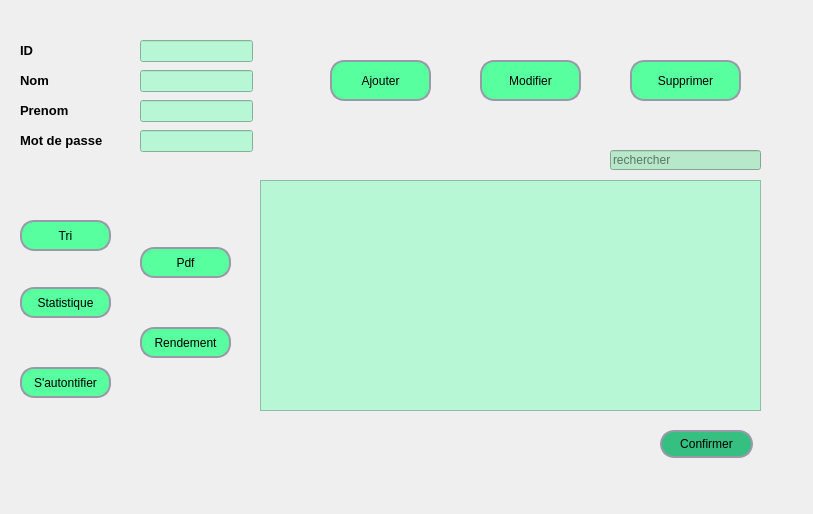
<?xml version="1.0" encoding="UTF-8"?>
<ui version="4.0">
 <class>Dialog</class>
 <widget class="QDialog" name="Dialog">
  <property name="geometry">
   <rect>
    <x>0</x>
    <y>0</y>
    <width>813</width>
    <height>514</height>
   </rect>
  </property>
  <property name="windowTitle">
   <string>Dialog</string>
  </property>
  <widget class="QPushButton" name="pushButton_4">
   <property name="geometry">
    <rect>
     <x>20</x>
     <y>287</y>
     <width>91</width>
     <height>31</height>
    </rect>
   </property>
   <property name="styleSheet">
    <string notr="true">QPushButton {
	background-color: rgb(88, 255, 158);
	border-style: solid;
	border-width: 2px;
	border-color: #9999aa;
	border-radius: 14px;
	color: black;
	/*background-color: qlineargradient(spread:pad, x1:0.5, y1:0, x2:0.5, y2:1, stop:0 rgba(0, 0, 255, 255), stop:1 rgba(255, 255, 255, 255));*/
}


QPushButton:pressed {
	background-color: qlineargradient(spread:pad, x1:0.5, y1:0, x2:0.5, y2:1, stop:0 rgba(0, 255, 255, 255), stop:1 rgba(255, 255, 255, 255));
		color: #fffffe;
}


QPushButton:hover:!pressed {
	background-color: qlineargradient(spread:pad, x1:0.5, y1:0, x2:0.5, y2:1, stop:0 rgba(255, 0, 255, 255), stop:1 rgba(255, 255, 255, 255));
		color: #0c2f70;
}

QPushButton:disabled {
		background-color: #aaaaaa;
		color: #ffffff;
}</string>
   </property>
   <property name="text">
    <string>Statistique</string>
   </property>
   <property name="icon">
    <iconset>
     <normaloff>../../AppData/Downloads/1170718.png</normaloff>../../AppData/Downloads/1170718.png</iconset>
   </property>
   <property name="iconSize">
    <size>
     <width>20</width>
     <height>20</height>
    </size>
   </property>
  </widget>
  <widget class="QLineEdit" name="lineEdit_4">
   <property name="geometry">
    <rect>
     <x>140</x>
     <y>100</y>
     <width>113</width>
     <height>22</height>
    </rect>
   </property>
   <property name="styleSheet">
    <string notr="true">background-color: rgb(184, 247, 213);

</string>
   </property>
  </widget>
  <widget class="QPushButton" name="pushButton_12">
   <property name="geometry">
    <rect>
     <x>20</x>
     <y>220</y>
     <width>91</width>
     <height>31</height>
    </rect>
   </property>
   <property name="styleSheet">
    <string notr="true">QPushButton {
	background-color: rgb(88, 255, 158);
	border-style: solid;
	border-width: 2px;
	border-color: #9999aa;
	border-radius: 14px;
	color: black;
	/*background-color: qlineargradient(spread:pad, x1:0.5, y1:0, x2:0.5, y2:1, stop:0 rgba(0, 0, 255, 255), stop:1 rgba(255, 255, 255, 255));*/
}


QPushButton:pressed {
	background-color: qlineargradient(spread:pad, x1:0.5, y1:0, x2:0.5, y2:1, stop:0 rgba(0, 255, 255, 255), stop:1 rgba(255, 255, 255, 255));
		color: #fffffe;
}


QPushButton:hover:!pressed {
	background-color: qlineargradient(spread:pad, x1:0.5, y1:0, x2:0.5, y2:1, stop:0 rgba(255, 0, 255, 255), stop:1 rgba(255, 255, 255, 255));
		color: #0c2f70;
}

QPushButton:disabled {
		background-color: #aaaaaa;
		color: #ffffff;
}</string>
   </property>
   <property name="text">
    <string>Tri</string>
   </property>
   <property name="icon">
    <iconset>
     <normaloff>../../AppData/Downloads/271743198_464449928646161_2550356874147298555_n.png</normaloff>../../AppData/Downloads/271743198_464449928646161_2550356874147298555_n.png</iconset>
   </property>
   <property name="iconSize">
    <size>
     <width>25</width>
     <height>25</height>
    </size>
   </property>
  </widget>
  <widget class="QPushButton" name="pushButton_6">
   <property name="geometry">
    <rect>
     <x>140</x>
     <y>327</y>
     <width>91</width>
     <height>31</height>
    </rect>
   </property>
   <property name="styleSheet">
    <string notr="true">QPushButton {
	background-color: rgb(88, 255, 158);
	border-style: solid;
	border-width: 2px;
	border-color: #9999aa;
	border-radius: 14px;
	color: black;
	/*background-color: qlineargradient(spread:pad, x1:0.5, y1:0, x2:0.5, y2:1, stop:0 rgba(0, 0, 255, 255), stop:1 rgba(255, 255, 255, 255));*/
}


QPushButton:pressed {
	background-color: qlineargradient(spread:pad, x1:0.5, y1:0, x2:0.5, y2:1, stop:0 rgba(0, 255, 255, 255), stop:1 rgba(255, 255, 255, 255));
		color: #fffffe;
}


QPushButton:hover:!pressed {
	background-color: qlineargradient(spread:pad, x1:0.5, y1:0, x2:0.5, y2:1, stop:0 rgba(255, 0, 255, 255), stop:1 rgba(255, 255, 255, 255));
		color: #0c2f70;
}

QPushButton:disabled {
		background-color: #aaaaaa;
		color: #ffffff;
}
</string>
   </property>
   <property name="text">
    <string>Rendement</string>
   </property>
   <property name="icon">
    <iconset>
     <normaloff>../../AppData/Downloads/32223.png</normaloff>../../AppData/Downloads/32223.png</iconset>
   </property>
   <property name="iconSize">
    <size>
     <width>20</width>
     <height>20</height>
    </size>
   </property>
  </widget>
  <widget class="QPushButton" name="pushButton_10">
   <property name="geometry">
    <rect>
     <x>630</x>
     <y>60</y>
     <width>111</width>
     <height>41</height>
    </rect>
   </property>
   <property name="styleSheet">
    <string notr="true">QPushButton {
	background-color: rgb(88, 255, 158);
	border-style: solid;
	border-width: 2px;
	border-color: #9999aa;
	border-radius: 14px;
	color: black;
	/*background-color: qlineargradient(spread:pad, x1:0.5, y1:0, x2:0.5, y2:1, stop:0 rgba(0, 0, 255, 255), stop:1 rgba(255, 255, 255, 255));*/
}


QPushButton:pressed {
	background-color: qlineargradient(spread:pad, x1:0.5, y1:0, x2:0.5, y2:1, stop:0 rgba(0, 255, 255, 255), stop:1 rgba(255, 255, 255, 255));
		color: #fffffe;
}


QPushButton:hover:!pressed {
	background-color: qlineargradient(spread:pad, x1:0.5, y1:0, x2:0.5, y2:1, stop:0 rgba(255, 0, 255, 255), stop:1 rgba(255, 255, 255, 255));
		color: #0c2f70;
}

QPushButton:disabled {
		background-color: #aaaaaa;
		color: #ffffff;
}</string>
   </property>
   <property name="text">
    <string>Supprimer</string>
   </property>
   <property name="icon">
    <iconset>
     <normaloff>../../AppData/Downloads/121113.png</normaloff>../../AppData/Downloads/121113.png</iconset>
   </property>
   <property name="iconSize">
    <size>
     <width>20</width>
     <height>20</height>
    </size>
   </property>
  </widget>
  <widget class="QPushButton" name="pushButton_7">
   <property name="geometry">
    <rect>
     <x>20</x>
     <y>367</y>
     <width>91</width>
     <height>31</height>
    </rect>
   </property>
   <property name="styleSheet">
    <string notr="true">QPushButton {
	background-color: rgb(88, 255, 158);
	border-style: solid;
	border-width: 2px;
	border-color: #9999aa;
	border-radius: 14px;
	color: black;
	/*background-color: qlineargradient(spread:pad, x1:0.5, y1:0, x2:0.5, y2:1, stop:0 rgba(0, 0, 255, 255), stop:1 rgba(255, 255, 255, 255));*/
}


QPushButton:pressed {
	background-color: qlineargradient(spread:pad, x1:0.5, y1:0, x2:0.5, y2:1, stop:0 rgba(0, 255, 255, 255), stop:1 rgba(255, 255, 255, 255));
		color: #fffffe;
}


QPushButton:hover:!pressed {
	background-color: qlineargradient(spread:pad, x1:0.5, y1:0, x2:0.5, y2:1, stop:0 rgba(255, 0, 255, 255), stop:1 rgba(255, 255, 255, 255));
		color: #0c2f70;
}

QPushButton:disabled {
		background-color: #aaaaaa;
		color: #ffffff;
}</string>
   </property>
   <property name="text">
    <string>S'autontifier</string>
   </property>
   <property name="icon">
    <iconset>
     <normaloff>../../AppData/Downloads/1564334.png</normaloff>../../AppData/Downloads/1564334.png</iconset>
   </property>
   <property name="iconSize">
    <size>
     <width>23</width>
     <height>23</height>
    </size>
   </property>
  </widget>
  <widget class="QPushButton" name="pushButton_3">
   <property name="geometry">
    <rect>
     <x>140</x>
     <y>247</y>
     <width>91</width>
     <height>31</height>
    </rect>
   </property>
   <property name="styleSheet">
    <string notr="true">QPushButton {
	background-color: rgb(88, 255, 158);
	border-style: solid;
	border-width: 2px;
	border-color: #9999aa;
	border-radius: 14px;
	color: black;
	/*background-color: qlineargradient(spread:pad, x1:0.5, y1:0, x2:0.5, y2:1, stop:0 rgba(0, 0, 255, 255), stop:1 rgba(255, 255, 255, 255));*/
}


QPushButton:pressed {
	background-color: qlineargradient(spread:pad, x1:0.5, y1:0, x2:0.5, y2:1, stop:0 rgba(0, 255, 255, 255), stop:1 rgba(255, 255, 255, 255));
		color: #fffffe;
}


QPushButton:hover:!pressed {
	background-color: qlineargradient(spread:pad, x1:0.5, y1:0, x2:0.5, y2:1, stop:0 rgba(255, 0, 255, 255), stop:1 rgba(255, 255, 255, 255));
		color: #0c2f70;
}

QPushButton:disabled {
		background-color: #aaaaaa;
		color: #ffffff;
}</string>
   </property>
   <property name="text">
    <string>Pdf</string>
   </property>
   <property name="icon">
    <iconset>
     <normaloff>../../AppData/Downloads/PDF_file_icon.svg.png</normaloff>../../AppData/Downloads/PDF_file_icon.svg.png</iconset>
   </property>
   <property name="iconSize">
    <size>
     <width>20</width>
     <height>20</height>
    </size>
   </property>
  </widget>
  <widget class="QLineEdit" name="lineEdit_9">
   <property name="geometry">
    <rect>
     <x>610</x>
     <y>150</y>
     <width>151</width>
     <height>20</height>
    </rect>
   </property>
   <property name="styleSheet">
    <string notr="true">background-color: rgb(183, 232, 201);
</string>
   </property>
   <property name="placeholderText">
    <string>rechercher</string>
   </property>
  </widget>
  <widget class="QPushButton" name="pushButton_9">
   <property name="geometry">
    <rect>
     <x>480</x>
     <y>60</y>
     <width>101</width>
     <height>41</height>
    </rect>
   </property>
   <property name="styleSheet">
    <string notr="true">QPushButton {
	background-color: rgb(88, 255, 158);
	border-style: solid;
	border-width: 2px;
	border-color: #9999aa;
	border-radius: 14px;
	color: black;
	/*background-color: qlineargradient(spread:pad, x1:0.5, y1:0, x2:0.5, y2:1, stop:0 rgba(0, 0, 255, 255), stop:1 rgba(255, 255, 255, 255));*/
}


QPushButton:pressed {
	background-color: qlineargradient(spread:pad, x1:0.5, y1:0, x2:0.5, y2:1, stop:0 rgba(0, 255, 255, 255), stop:1 rgba(255, 255, 255, 255));
		color: #fffffe;
}


QPushButton:hover:!pressed {
	background-color: qlineargradient(spread:pad, x1:0.5, y1:0, x2:0.5, y2:1, stop:0 rgba(255, 0, 255, 255), stop:1 rgba(255, 255, 255, 255));
		color: #0c2f70;
}

QPushButton:disabled {
		background-color: #aaaaaa;
		color: #ffffff;
}</string>
   </property>
   <property name="text">
    <string>Modifier</string>
   </property>
   <property name="icon">
    <iconset>
     <normaloff>../../AppData/Downloads/45706.png</normaloff>../../AppData/Downloads/45706.png</iconset>
   </property>
   <property name="iconSize">
    <size>
     <width>20</width>
     <height>20</height>
    </size>
   </property>
  </widget>
  <widget class="QPushButton" name="pushButton_8">
   <property name="geometry">
    <rect>
     <x>330</x>
     <y>60</y>
     <width>101</width>
     <height>41</height>
    </rect>
   </property>
   <property name="styleSheet">
    <string notr="true">QPushButton {
	background-color: rgb(88, 255, 158);
	border-style: solid;
	border-width: 2px;
	border-color: #9999aa;
	border-radius: 14px;
	color: black;
	/*background-color: qlineargradient(spread:pad, x1:0.5, y1:0, x2:0.5, y2:1, stop:0 rgba(0, 0, 255, 255), stop:1 rgba(255, 255, 255, 255));*/
}


QPushButton:pressed {
	background-color: qlineargradient(spread:pad, x1:0.5, y1:0, x2:0.5, y2:1, stop:0 rgba(0, 255, 255, 255), stop:1 rgba(255, 255, 255, 255));
		color: #fffffe;
}


QPushButton:hover:!pressed {
	background-color: qlineargradient(spread:pad, x1:0.5, y1:0, x2:0.5, y2:1, stop:0 rgba(255, 0, 255, 255), stop:1 rgba(255, 255, 255, 255));
		color: #0c2f70;
}

QPushButton:disabled {
		background-color: #aaaaaa;
		color: #ffffff;
}</string>
   </property>
   <property name="text">
    <string>Ajouter</string>
   </property>
   <property name="icon">
    <iconset>
     <normaloff>../../AppData/Downloads/64579.png</normaloff>../../AppData/Downloads/64579.png</iconset>
   </property>
   <property name="iconSize">
    <size>
     <width>20</width>
     <height>20</height>
    </size>
   </property>
  </widget>
  <widget class="QLabel" name="label_3">
   <property name="geometry">
    <rect>
     <x>20</x>
     <y>120</y>
     <width>121</width>
     <height>41</height>
    </rect>
   </property>
   <property name="text">
    <string>&lt;html&gt;&lt;head/&gt;&lt;body&gt;&lt;p&gt;&lt;span style=&quot; font-size:10pt; font-weight:600;&quot;&gt;Mot de passe&lt;/span&gt;&lt;/p&gt;&lt;/body&gt;&lt;/html&gt;</string>
   </property>
  </widget>
  <widget class="QLabel" name="label">
   <property name="geometry">
    <rect>
     <x>20</x>
     <y>70</y>
     <width>51</width>
     <height>21</height>
    </rect>
   </property>
   <property name="text">
    <string>&lt;html&gt;&lt;head/&gt;&lt;body&gt;&lt;p&gt;&lt;span style=&quot; font-size:10pt; font-weight:600; color:#000000;&quot;&gt;Nom&lt;/span&gt;&lt;/p&gt;&lt;/body&gt;&lt;/html&gt;</string>
   </property>
  </widget>
  <widget class="QLineEdit" name="lineEdit_3">
   <property name="geometry">
    <rect>
     <x>140</x>
     <y>130</y>
     <width>113</width>
     <height>22</height>
    </rect>
   </property>
   <property name="styleSheet">
    <string notr="true">background-color: rgb(184, 247, 213);
</string>
   </property>
  </widget>
  <widget class="QLineEdit" name="lineEdit">
   <property name="geometry">
    <rect>
     <x>140</x>
     <y>40</y>
     <width>113</width>
     <height>22</height>
    </rect>
   </property>
   <property name="styleSheet">
    <string notr="true">
background-color: rgb(184, 247, 213);


</string>
   </property>
  </widget>
  <widget class="QTableView" name="tableView">
   <property name="geometry">
    <rect>
     <x>260</x>
     <y>180</y>
     <width>501</width>
     <height>231</height>
    </rect>
   </property>
   <property name="styleSheet">
    <string notr="true">background-color: rgb(183, 232, 201);
background-color: rgb(184, 247, 213);
</string>
   </property>
  </widget>
  <widget class="QLineEdit" name="lineEdit_2">
   <property name="geometry">
    <rect>
     <x>140</x>
     <y>70</y>
     <width>113</width>
     <height>22</height>
    </rect>
   </property>
   <property name="styleSheet">
    <string notr="true">
background-color: rgb(184, 247, 213);

</string>
   </property>
  </widget>
  <widget class="QLabel" name="label_2">
   <property name="geometry">
    <rect>
     <x>20</x>
     <y>90</y>
     <width>91</width>
     <height>41</height>
    </rect>
   </property>
   <property name="text">
    <string>&lt;html&gt;&lt;head/&gt;&lt;body&gt;&lt;p&gt;&lt;span style=&quot; font-size:10pt; font-weight:600; color:#000000;&quot;&gt;Prenom&lt;/span&gt;&lt;/p&gt;&lt;/body&gt;&lt;/html&gt;</string>
   </property>
  </widget>
  <widget class="QLabel" name="label_4">
   <property name="geometry">
    <rect>
     <x>20</x>
     <y>40</y>
     <width>41</width>
     <height>21</height>
    </rect>
   </property>
   <property name="text">
    <string>&lt;html&gt;&lt;head/&gt;&lt;body&gt;&lt;p&gt;&lt;span style=&quot; font-size:10pt; font-weight:600; color:#000000;&quot;&gt;ID&lt;/span&gt;&lt;/p&gt;&lt;/body&gt;&lt;/html&gt;</string>
   </property>
  </widget>
  <widget class="QPushButton" name="pushButton_11">
   <property name="geometry">
    <rect>
     <x>660</x>
     <y>430</y>
     <width>93</width>
     <height>28</height>
    </rect>
   </property>
   <property name="styleSheet">
    <string notr="true">QPushButton {
	background-color: rgb(53, 191, 129);

	border-style: solid;
	border-width: 2px;
	border-color: #9999aa;
	border-radius: 14px;
	color: black;
	/*background-color: qlineargradient(spread:pad, x1:0.5, y1:0, x2:0.5, y2:1, stop:0 rgba(0, 0, 255, 255), stop:1 rgba(255, 255, 255, 255));*/
}


QPushButton:pressed {
	background-color: qlineargradient(spread:pad, x1:0.5, y1:0, x2:0.5, y2:1, stop:0 rgba(0, 255, 255, 255), stop:1 rgba(255, 255, 255, 255));
		color: #fffffe;
}


QPushButton:hover:!pressed {
	background-color: qlineargradient(spread:pad, x1:0.5, y1:0, x2:0.5, y2:1, stop:0 rgba(255, 0, 255, 255), stop:1 rgba(255, 255, 255, 255));
		color: #0c2f70;
}

QPushButton:disabled {
		background-color: #aaaaaa;
		color: #ffffff;
}</string>
   </property>
   <property name="text">
    <string>Confirmer</string>
   </property>
   <property name="icon">
    <iconset>
     <normaloff>../../AppData/Downloads/confirm-16.png</normaloff>../../AppData/Downloads/confirm-16.png</iconset>
   </property>
   <property name="iconSize">
    <size>
     <width>20</width>
     <height>20</height>
    </size>
   </property>
  </widget>
 </widget>
 <resources/>
 <connections/>
</ui>
